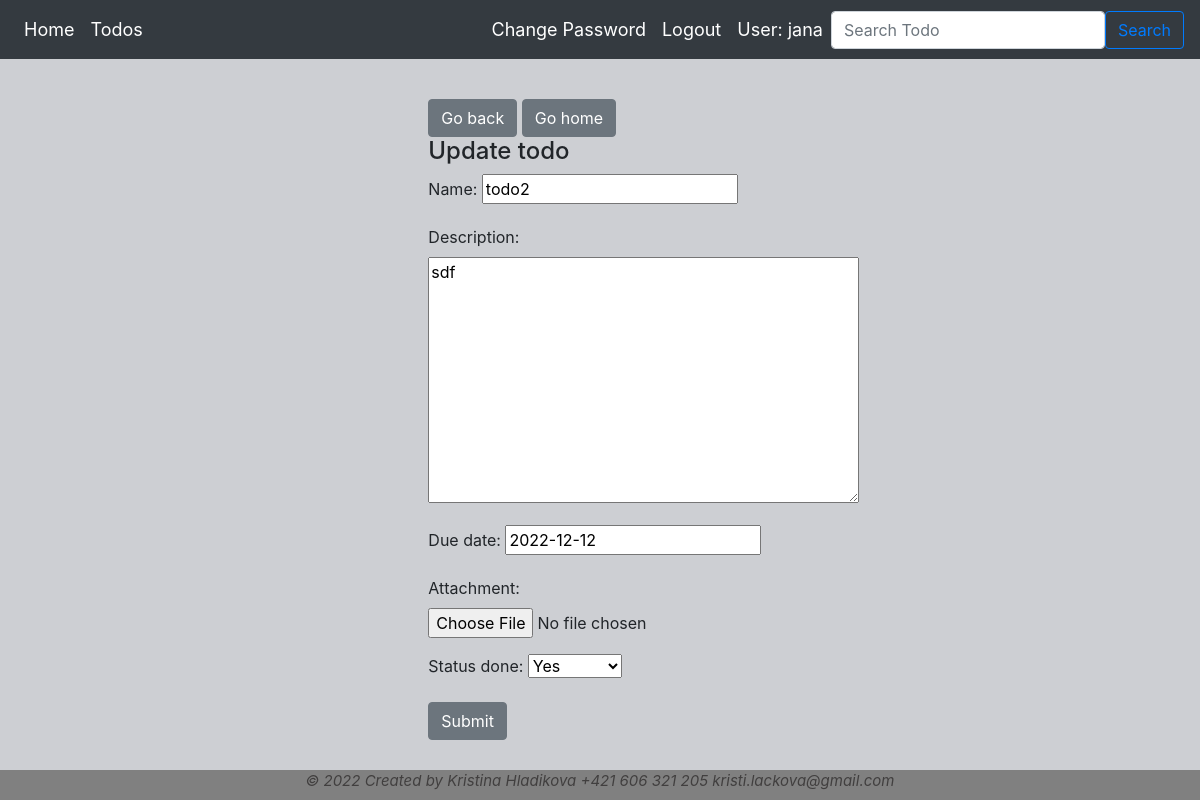
The page /todos/2/update_todo/ (signed in) on the database its author committed.
### todo_manager_app/models.py (models this page shows, shortened)
class Todo(models.Model):
    name = models.CharField(max_length=100)
    description = models.TextField(blank=True, default='')
    due_date = models.DateField()
    status_done = models.BooleanField(null=True, default=False)
    attachment = models.FileField(upload_to=user_directory_path, blank=True, null=True)
    user = models.ForeignKey(User, null=True, on_delete=models.CASCADE)

### todo_manager_app/views.py (the view)
# urls.py: path("todos/<int:todo_id>/update_todo/", update_todo, name="update_todo"),
@login_required(login_url='login')
def update_todo(request, todo_id):
    todo = Todo.objects.get(id=todo_id)
    form = TodoForm(request.POST or None, instance=todo)
    if form.is_valid():
        form.save(request.user)
        return redirect(f'/todos/{todo_id}/')
    context = {"form": form}
    return render(request, "update_todo.html", context)

### todo_manager_app/forms.py (shortened to what this page needs)
class TodoForm(forms.ModelForm):
    class Meta:
        model = Todo
        fields = ['name', 'description', 'due_date', 'attachment', 'status_done']

### todo_manager_app/templates/update_todo.html (shortened to what this page needs)
{% extends 'base.html' %}
{% block body %}
    <div class="col-4 offset-4">
    <a href="/todos/" class="btn btn-secondary">Go back</a>
    <a href="/" class="btn btn-secondary">Go home</a>
        <h4>Update todo</h4>
        <form method="POST">
            {{ form.as_p }}
            <button class="btn btn-secondary" type="submit">Submit</button>
        </form>
    </div>
{% endblock %}

### todo_manager_app/templates/base.html (shortened to what this page needs)
{% load static %}
<!DOCTYPE html>
<html lang="cs">
<head>
    <link rel="stylesheet" href="https://stackpath.bootstrapcdn.com/bootstrap/4.3.1/css/bootstrap.min.css">
</head>
<body style="background-color:#cdcfd3;">
    <nav class="navbar navbar-expand-lg bg-dark" >
    <div class="collapse navbar-collapse" id="navbarSupportedContent">
        <ul class="navbar-nav mr-auto">
            <li class="nav-item {% if request.resolver_match.url_name == 'homepage' %}active{% endif %}">
                <a class="nav-link" href="{% url 'homepage' %}" style="">Home <span class="sr-only">(current)</span></a>
            </li>
            <li class="nav-item">
                <a class="nav-link {% if request.resolver_match.url_name == 'todos' %}active{% endif %}" href="{% url 'todos' %}">Todos <span class="sr-only">(current)</span></a>
            </li>
        </ul>
        {% if user.is_authenticated %}
        <ul class="navbar-nav justify-content-end">
            <li class="nav-item">
                <a class="nav-link {% if request.resolver_match.url_name == 'change_password' %}active{% endif %}" href="{% url 'change_password' %}">Change Password<span class="sr-only">(current)</span></a>
            </li>
            <li class="nav-item">
                <a class="nav-link {% if request.resolver_match.url_name == 'logout' %}active{% endif %}" href="{% url 'logout' %}">Logout<span class="sr-only">(current)</span></a>
            </li>
            <li class="nav-link" >
                User: {{user.username}}
            </li>
        </ul>
           <form class="form-inline my-2 my-lg-0" method=POST action="{% url 'search_todo' %}">
               <input class="form-control me-2" type="search" aria-label="Search" placeholder='Search Todo' name='searched'>
               <button class="btn btn-outline-primary" type="submit">Search</button>
           </form>
        {% else %}
            <a class="btn btn-outline-primary" href="{% url 'login' %}">Login</a> <br><br>
            <a class="btn btn-primary" style="margin-left: 15px;" href="{% url 'register' %}">Registration</a>
        {% endif %}
    </div>
    </nav>
<div style="margin:20px;padding:20px">{% block body %}{% endblock body %}</div>
</body>
<div class="footer">
    <p><i>© 2022 Created by Kristina Hladikova +421 606 321 205 kristi.lackova@gmail.com </i> </p>
</div>
</html>

### todo_manager_app/templates/base.html (style rules this page uses)
.nav-link { color: white !important; font-size: 18px !important; }
.footer { font-size: 15px; position: fixed; left: 0; bottom: 0; width: 100%; height: 30px; background-color: grey; color: #413f3f; text-align: center; }

### rows shown on the page
Todo: name "todo2", description "sdf", due_date "2022-12-12", status_done "Yes"

### other values the page prints
{{ user.username }} "jana"
